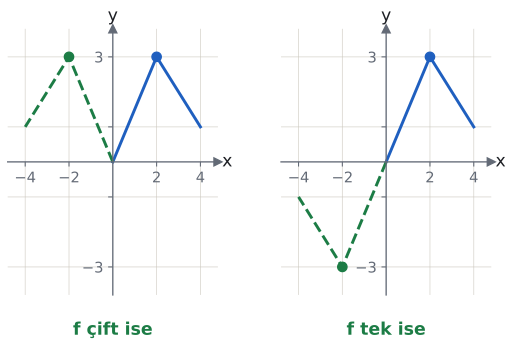

Python code for this plot:
import sys; sys.path.insert(0, "tools")
from cizim import *

# x ≥ 0 için verilen parça: (0, 0) → (2, 3) → (4, 1). Solda çift, sağda tek tamamlanıyor.
fig, eks = plt.subplots(1, 2, figsize=(6.5, 3.6))
px, py = [0, 2, 4], [0, 3, 1]
for ax, isaret, baslik in ((eks[0], 1, "f çift ise"), (eks[1], -1, "f tek ise")):
    eksenler(ax, (-4.8, 4.8), (-3.8, 3.8))
    ax.set_xticks([-4, -2, 2, 4]); ax.set_xticklabels(["−4", "−2", "2", "4"], fontsize=11)
    ax.set_yticks([-3, -1, 1, 3]); ax.set_yticklabels(["−3", "", "", "3"], fontsize=11)
    ax.plot(px, py, color=MAVI)
    ax.plot([-v for v in px], [isaret * v for v in py], "--", color=YESIL)
    nokta(ax, 2, 3, "", renk=MAVI)
    nokta(ax, -2, isaret * 3, "", renk=YESIL)
    ax.text(0.5, -0.1, baslik, transform=ax.transAxes, ha="center", va="top", fontsize=13, fontweight="bold",
            color=YESIL)
fig.subplots_adjust(wspace=0.3)
kaydet(fig, __file__)
